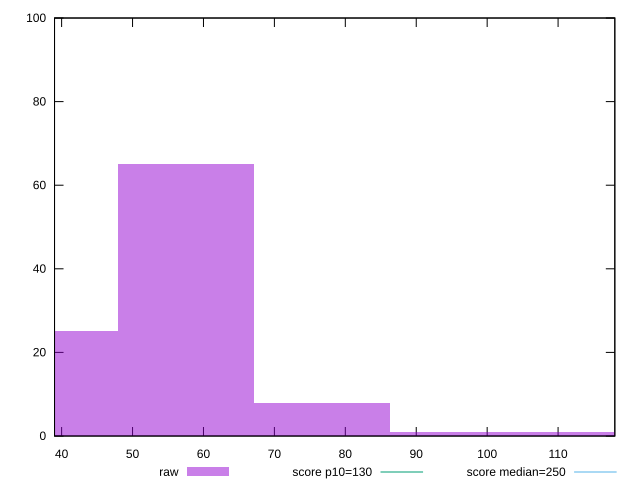

The gnuplot source for this figure:
reset

$raw <<EOF
57.54761237295246 65
38.36507491530164 25
76.73014983060328 8
115.09522474590491 1
95.9126872882541 1
EOF

set key outside below
set boxwidth 19.18253745765082
set xrange [39:117.99999999999989]
set yrange [0:100]
set trange [0:100]
set style fill transparent solid 0.5 noborder

set parametric
set terminal svg size 640, 490 enhanced background rgb 'white'
set output "report_00022_2021-02-20T12:08:46.964Z/max-potential-fid/samples/pages+cached+noadtech+nomedia+nocss/raw/histogram.svg"

plot $raw title "raw" with boxes, \
     130,t title "score p10=130", \
     250,t title "score median=250"

reset
